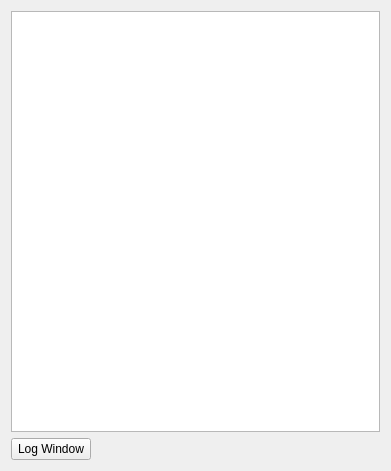
<?xml version="1.0" encoding="UTF-8"?>
<ui version="4.0">
 <class>MainWindow</class>
 <widget class="QMainWindow" name="MainWindow">
  <property name="geometry">
   <rect>
    <x>0</x>
    <y>0</y>
    <width>391</width>
    <height>471</height>
   </rect>
  </property>
  <property name="sizePolicy">
   <sizepolicy hsizetype="Fixed" vsizetype="Fixed">
    <horstretch>0</horstretch>
    <verstretch>0</verstretch>
   </sizepolicy>
  </property>
  <property name="minimumSize">
   <size>
    <width>391</width>
    <height>471</height>
   </size>
  </property>
  <property name="maximumSize">
   <size>
    <width>391</width>
    <height>471</height>
   </size>
  </property>
  <property name="windowTitle">
   <string>Robot Find Door</string>
  </property>
  <widget class="QWidget" name="centralWidget">
   <layout class="QVBoxLayout" name="verticalLayout">
    <item>
     <widget class="Viewport" name="graphicsView"/>
    </item>
    <item>
     <layout class="QHBoxLayout" name="horizontalLayout">
      <item>
       <widget class="QPushButton" name="logDialogButton">
        <property name="text">
         <string>Log Window</string>
        </property>
       </widget>
      </item>
      <item>
       <spacer name="horizontalSpacer">
        <property name="orientation">
         <enum>Qt::Horizontal</enum>
        </property>
        <property name="sizeHint" stdset="0">
         <size>
          <width>40</width>
          <height>20</height>
         </size>
        </property>
       </spacer>
      </item>
     </layout>
    </item>
   </layout>
  </widget>
 </widget>
 <layoutdefault spacing="6" margin="11"/>
 <customwidgets>
  <customwidget>
   <class>Viewport</class>
   <extends>QGraphicsView</extends>
   <header>viewport.h</header>
  </customwidget>
 </customwidgets>
 <resources/>
 <connections/>
</ui>
